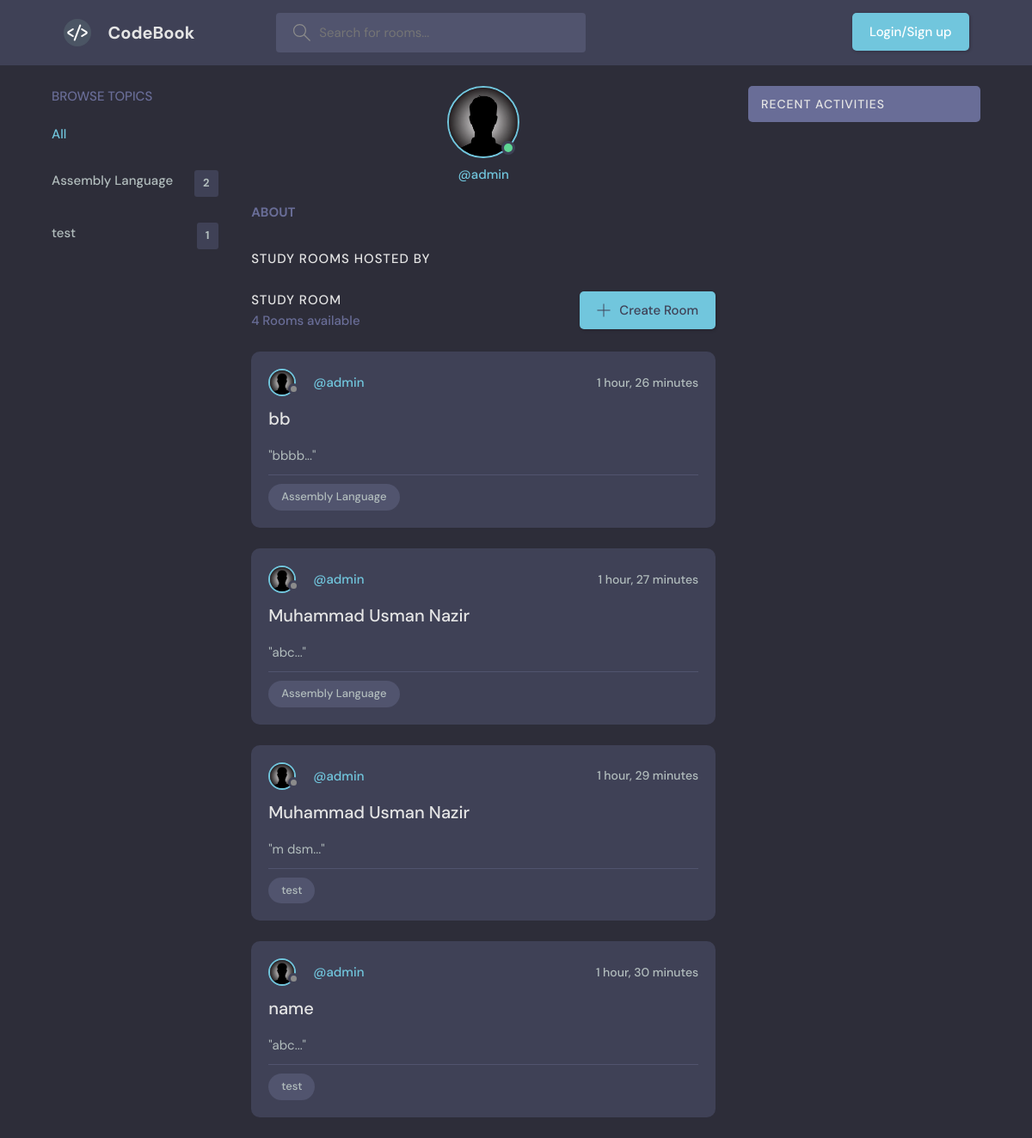
/user-profile/5, run on the app's committed database.
### base/models.py (models this page shows, shortened)
class Topic(models.Model):
    name = models.CharField(max_length=200)
    count = models.IntegerField(default=1)
    class Meta:
        ordering=['name']

class User(AbstractUser):
    genderChoice=(
        ('M','Male'),
        ('F','Female'),
        ('O','Other'),
    )
    name = models.CharField(max_length=25)
    email = models.EmailField(max_length=50)
    gender = models.CharField(max_length=25, choices=genderChoice)
    dob = models.DateField(null=True)
    phone = models.CharField(max_length=15)
    address = models.TextField(max_length=125)
    bio = models.TextField(max_length=500)
    avatar = models.ImageField(upload_to='avatars', default='nopic.jpg')
    status = models.BooleanField(default=True)
    email_otp = models.CharField(max_length=12, default="000000")
    is_email_verified = models.BooleanField(default=False)
    is_phone_verified = models.BooleanField(default=False)

class Room(models.Model):
    host = models.ForeignKey(User, on_delete=models.CASCADE)
    topic = models.CharField(max_length=532)
    name = models.CharField(max_length=200)
    description = models.TextField()
    participants = models.ManyToManyField(User, related_name='participants', blank=True)
    files = models.FileField(upload_to="Room-files", blank=True)
    images = models.ImageField(upload_to="Room-images", blank=True)
    video = models.FileField(upload_to="Room-videos", blank=True, max_length=10000)
    created = models.DateTimeField(auto_now_add=True)
    updated = models.DateTimeField(auto_now=True)
    class Meta:
        ordering=['-updated', '-created']

### base/views.py (the view)
# urls.py: path('user-profile/<str:pk>', views.userProfile, name='user-profile'),
def userProfile(request, pk):
    user=User.objects.get(id=pk)
    room = user.room_set.all()
    room_messages = user.message_set.all()
    topic = Topic.objects.all()
    context={'user':user, 'room':room, 'room_messages':room_messages, 'topic':topic}
    return render(request, 'base/userProfile.html', context)

### base/templates/base/userProfile.html (shortened to what this page needs)
{% extends 'main.html'%} {% block content%}
<main class="layout layout--3">
  <div class="container">
    {% include 'base/topics_comp.html'%}
    <div class="roomList">
        <div class="profile">
            <div class="profile__avatar">
              <div class="avatar avatar--large active">
                <img src="{{user.avatar.url}}">
              </div>
            </div>
            <div class="profile__info">
              <p>@{{user.username}}</p>
          </div>
            <div class="profile__about">
              <h3>About</h3>
            </div>
          </div>
          <div class="roomList__header">
            <div>
              <h2>Study Rooms Hosted by {{request.user.username}}</a>
              </h2>
            </div>
          </div>
      {% include 'base/feed.html'%}
    </div>
    {% include 'base/activity_comp.html'%}
  </div>
</main>
{% endblock %}

### templates/main.html (shortened to what this page needs)
<!DOCTYPE html>
{% load static %}
<html lang="en">
  <head>
    <link rel="stylesheet" href="{% static 'css/style.css' %}" />
  </head>
  <body>
    <header class="header header--loggedIn">
      <div class="container">
        <a href="/" class="header__logo">
          <img src="{% static 'images/codebook.webp' %}" />
          <h1>CodeBook</h1>
        </a>
        <form class="header__search" method="GET" action="{% url 'home'%}">
          <label>
            <input type='text' name = 'q' placeholder="Search for rooms..." />
          </label>
        </form>
        <nav class="header__menu">
          {% if request.user.is_authenticated%}
          <div class="header__user">
            <a href="{% url 'user-profile' request.user.id%}">
              <div class="avatar avatar--medium active">
                <img src="{{request.user.avatar.url}}">
              </div>
              <p>{{request.user.username}} <span>@{{request.user}}</span></p>
            </a>
            <button class="dropdown-button">
              <svg version="1.1" xmlns="http://www.w3.org/2000/svg" width="32" height="32" viewBox="0 0 32 32">
                <title>chevron-down</title>
                <path d="M16 21l-13-13h-3l16 16 16-16h-3l-13 13z"></path>
              </svg>
            </button>
            {% else %}
            <a class="btn btn--main" style="color:white" href="/login">
              Login/Sign up
            </a>
          {% endif %}
          </div>
    </header>
    {% block content %}
    {% endblock %}
  </body>
</html>

### base/templates/base/topics_comp.html (shortened to what this page needs)
<div class="topics">
  <div class="topics__header">
    <h2>Browse Topics</h2>
  </div>
  <ul class="topics__list">
    <li>
      <a href="{% url 'home' %}" class="active">All</a>
    </li>
    {% for obj in topic%}
    <li>
      <a href="{% url 'home' %}?q={{obj.name}}"
        >{{obj.name}} <span>{{obj.count}}</span></a
      >
    </li>
    {% endfor %}
  </ul>
</div>

### base/templates/base/feed.html (shortened to what this page needs)
<div class="roomList__header">
  <div>
    <h2>Study Room</h2>
    <p>{{room.count}} Rooms available</p>
  </div>
  <a class="btn btn--main" href="/create-room">
    <svg version="1.1" xmlns="http://www.w3.org/2000/svg" width="32" height="32" viewBox="0 0 32 32">
      <title>add</title>
      <path
        d="M16.943 0.943h-1.885v14.115h-14.115v1.885h14.115v14.115h1.885v-14.115h14.115v-1.885h-14.115v-14.115z"
      ></path>
    </svg>
    Create Room
  </a>
</div>
{% for x in room %}
<div class="roomListRoom">
  <div class="roomListRoom__header">
    <a href="{% url 'user-profile' x.host.id %}" class="roomListRoom__author">
      <div class="avatar avatar--small">
        <img src="{{x.host.avatar.url}}">
      </div>
       @{{x.host.username}}
    </a>
    <div class="roomListRoom__actions">
      <span>{{x.updated|timesince}}</span>
    </div>
  </div>
  <div class="roomListRoom__content">
    <a href="{% url 'detail' x.id %}">{{x.name}}</a>
    <p>
      "{{x.description|slice:":64"}}..."
    </p>
  </div>
  <div class="roomListRoom__meta">
    <p class="roomListRoom__topic">{{x.topic}}</p>
  </div>
</div>
{% endfor %}

### base/templates/base/activity_comp.html (shortened to what this page needs)
<div class="activities">
  <div class="activities__header">
    <h2>Recent Activities</h2>
  </div>
</div>

### data on the page
Topic: name "Assembly Language", count "2"
Topic: name "test", count "1"
User: avatar (placeholder picture), username "admin", count "4"
Room: host.avatar (placeholder picture), host.username "admin", updated "1 hour, 26 minutes", name "bb", description "bbbb", topic "Assembly Language"
Room: host.avatar (placeholder picture), host.username "admin", updated "1 hour, 27 minutes", name "Muhammad Usman Nazir", description "abc", topic "Assembly Language"
Room: host.avatar (placeholder picture), host.username "admin", updated "1 hour, 29 minutes", name "Muhammad Usman Nazir", description "m dsm", topic "test"
Room: host.avatar (placeholder picture), host.username "admin", updated "1 hour, 30 minutes", name "name", description "abc", topic "test"
